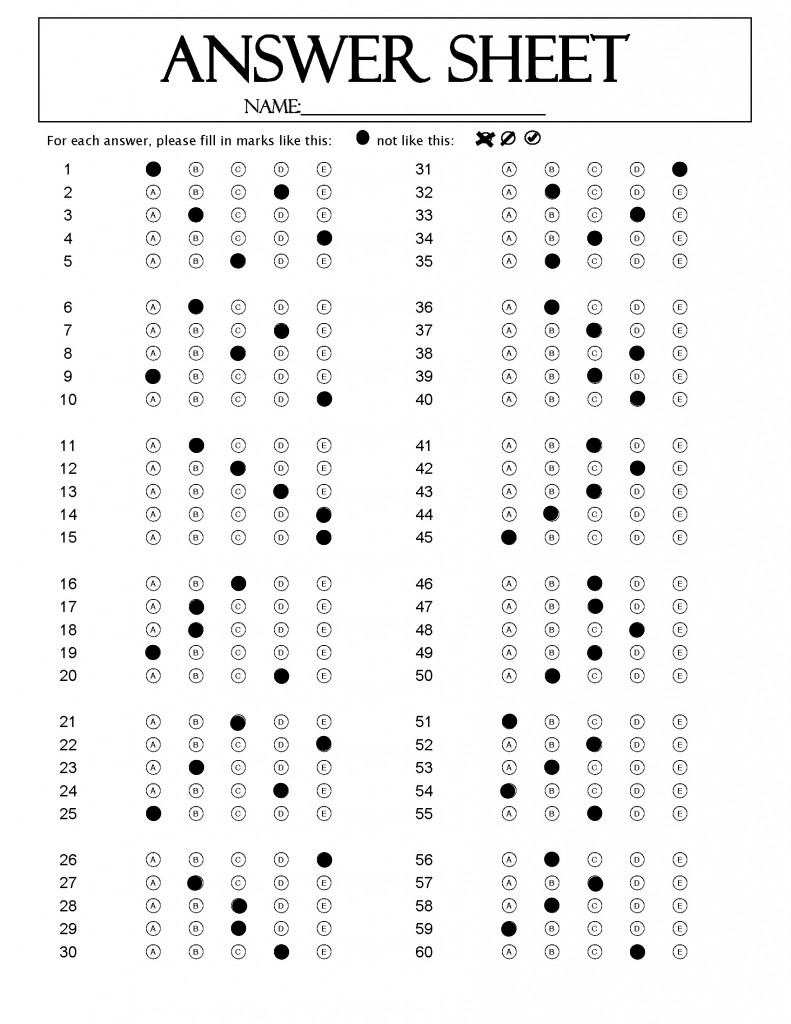
#> input picture Answer/3A.png, 791 x 1024 px
$ python function.py
#> lines starting #> are read from the running program, lines starting #| are printed output that depends on the picture
import cv2
import pandas as pd
import glob
import numpy as np
import os.path

width = 800
height = 800
characs = ['A', 'B', 'C', 'D', 'E']

imglist = list()
studentlist = list()
fil = [os.path.basename(f) for f in glob.glob('Data/*.png')]
img_answer = cv2.imread('Answer/3A.png')#########
#> img_answer is the input picture: shape (1024, 791, 3); min 0, max 255, mean 242.7


for name in fil:
    img = cv2.imread('Data/' + name)
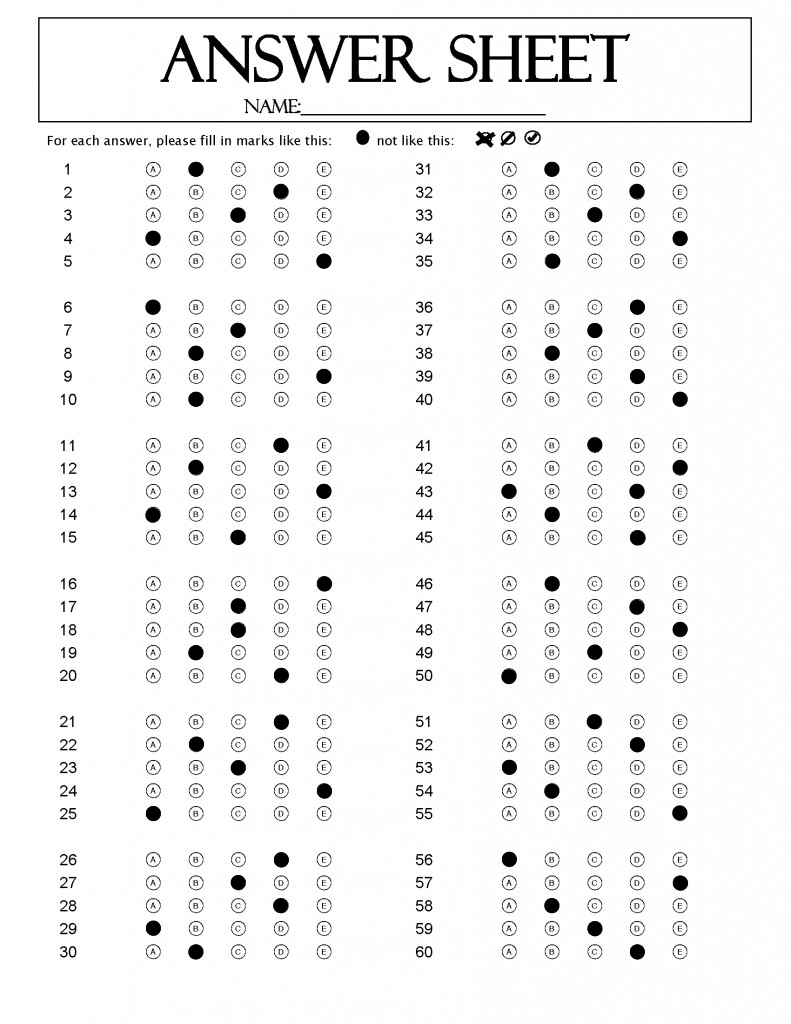
#> input picture Data/2000103_Le CamTien_3A.png, 791 x 1024 px
#> img is the input picture: shape (1024, 791, 3); min 0, max 255, mean 242.7
    img = cv2.resize(img, (width, height))
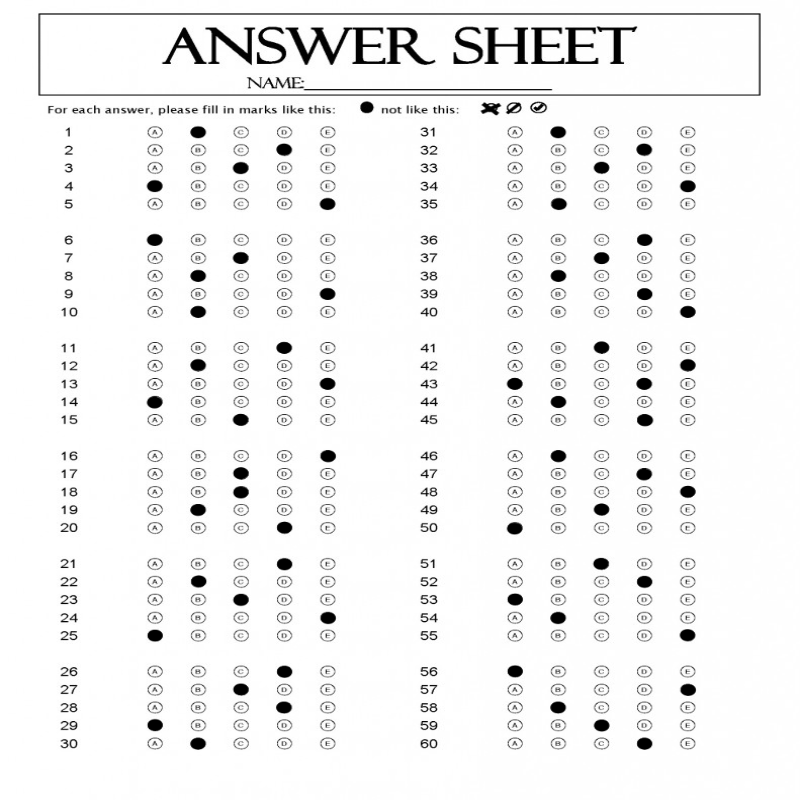
#> img: shape (800, 800, 3); min 0, max 255, mean 242.7
    imglist.append(img)

    name = name.replace('.png','').split('_')
    student = [name[0], name[1], name[2]]
    studentlist.append(name)
#> pass 2 of the loop `for name in fil:`:
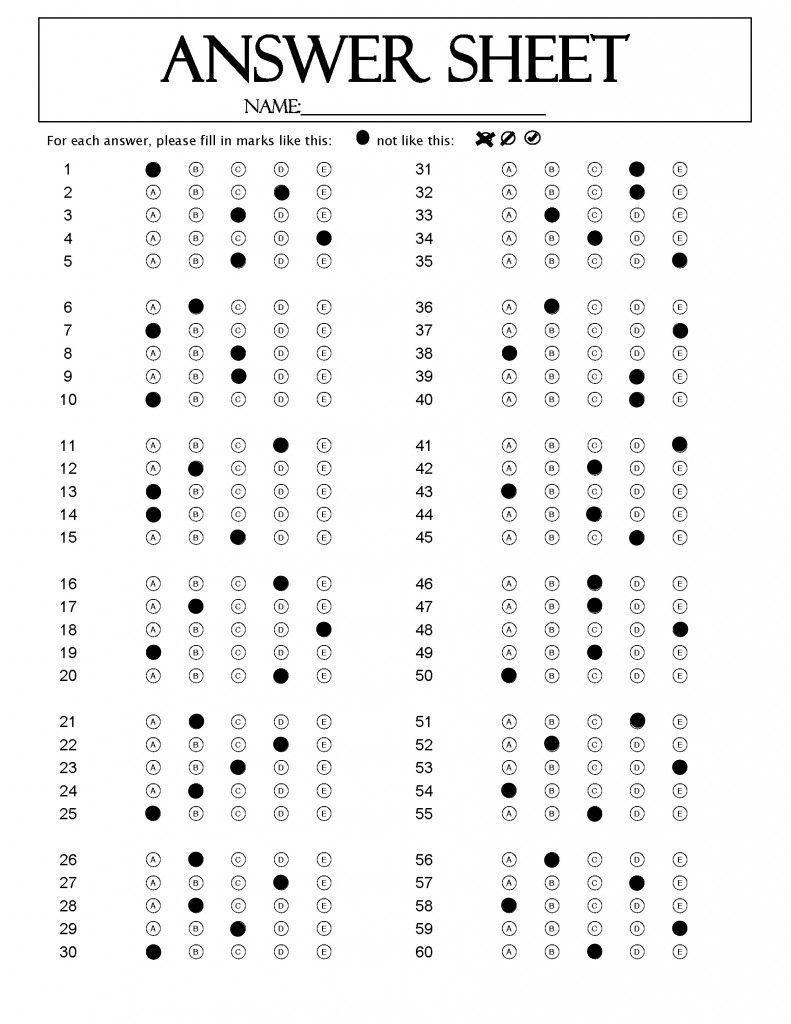
#> input picture Data/2000104_Nguyen Thien_3A.png, 791 x 1024 px
#> img is the input picture: shape (1024, 791, 3); min 0, max 255, mean 242.7
#> `img = cv2.resize(img, (width, height))`:
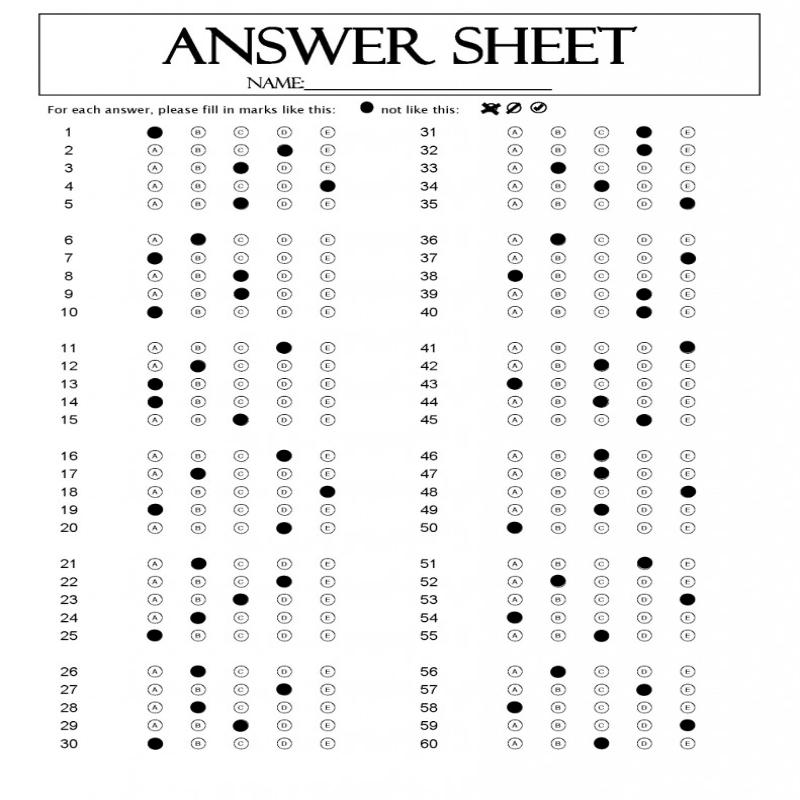
#> img: shape (800, 800, 3); min 0, max 255, mean 242.7

#Question2
df_sheet_info = pd.DataFrame(studentlist, columns=['Student_ID','Name','Code'])
df_sheet_info.to_csv('student.csv')

# [57 lines left out: functions thresh_hold, crop_box_img, splitBoxes, score_show, pixelvalue, find_high_pixel and 1 more, not called in this run]

def countscore(grade):
    score = (sum(grade)/60) * 10
    return score
x = 1

# [40 lines left out: functions _answer, _graded, process_chars, not called in this run]

###Question 3
def Ques3():
    candi = cv2.imread('Data/2001002_Cao MyNhan_3A.png')
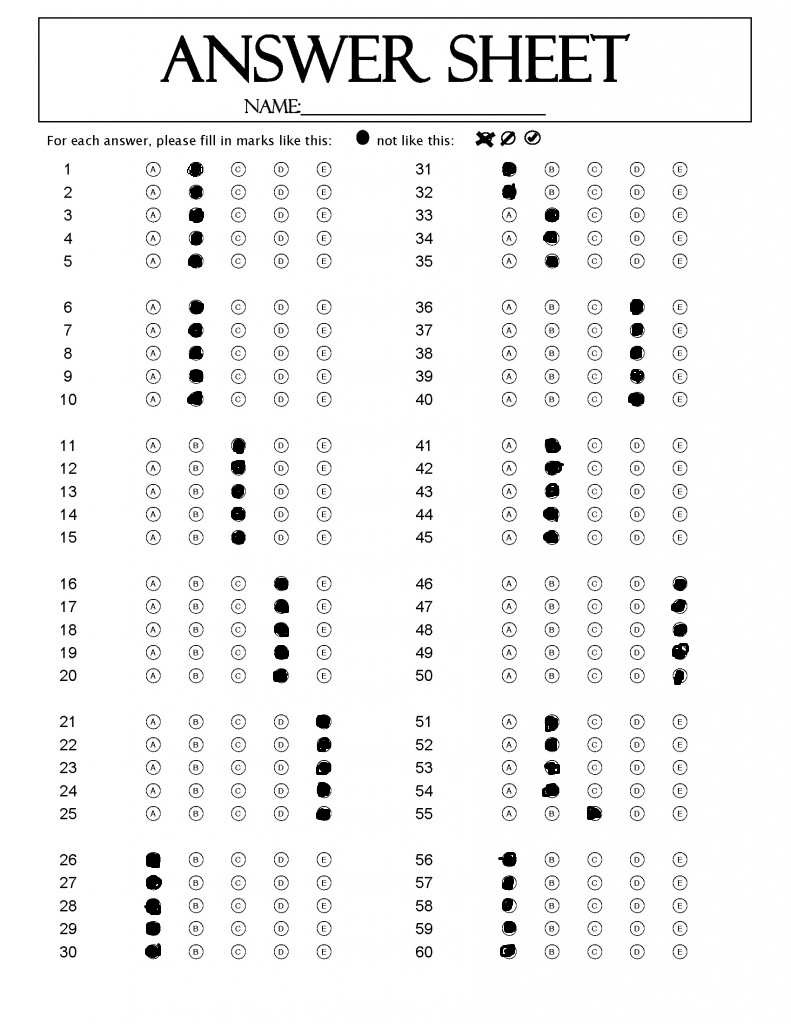
#> input picture Data/2001002_Cao MyNhan_3A.png, 791 x 1024 px
#> candi is the input picture: shape (1024, 791, 3); min 0, max 255, mean 243
    char = []
    ansIndex = []
#> (the run stopped early here; a loop or call above may not have finished)
